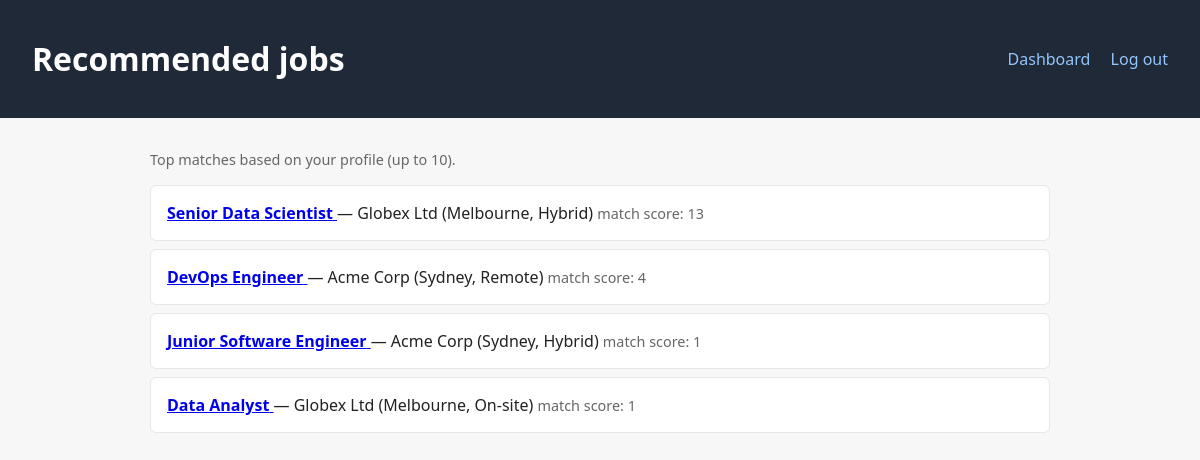
Page /candidate/recommendations.php (signed in) on the committed database.
### tables this page shows
CREATE TABLE jobs (
    id                INT AUTO_INCREMENT PRIMARY KEY,
    employer_id       INT NOT NULL,
    title             VARCHAR(255) NOT NULL,
    description       TEXT NOT NULL,
    required_education VARCHAR(255),
    required_skills   TEXT,
    years_experience  INT DEFAULT 0,
    work_mode         ENUM('Remote', 'On-site', 'Hybrid') DEFAULT 'On-site',
    location          VARCHAR(255),
    created_at        TIMESTAMP DEFAULT CURRENT_TIMESTAMP,
    FOREIGN KEY (employer_id) REFERENCES users(id) ON DELETE CASCADE
);

CREATE TABLE employers (
    user_id      INT PRIMARY KEY,
    company_name VARCHAR(255) NOT NULL,
    company_info TEXT,
    FOREIGN KEY (user_id) REFERENCES users(id) ON DELETE CASCADE
);

### bootstrap.php (called while the page is built, shortened)
<?php
spl_autoload_register(function (string $class): void {
    $prefixes = [
        'App\\'   => __DIR__ . '/src/',
        'Tests\\' => __DIR__ . '/tests/',
    ];
    foreach ($prefixes as $prefix => $baseDir) {
        if (str_starts_with($class, $prefix)) {
            $relative = substr($class, strlen($prefix));
            $file = $baseDir . str_replace('\\', '/', $relative) . '.php';
            return;
        }
    }
});

### src/Session.php (called while the page is built, shortened)
<?php
class Session
{
    public static function get(string $key, $default = null)
    {
        return $_SESSION[$key] ?? $default;
    }
    public static function userId(): ?int
    {
        $id = self::get('user_id');
        return $id ? (int)$id : null;
    }
}

### src/Database.php (called while the page is built, shortened)
<?php
class Database
{
    private static ?PDO $pdo = null;
    public static function connection(): PDO
    {
        if (self::$pdo === null) {
            $config = require __DIR__ . '/../config/config.php';
            $dsn = sprintf(
                'mysql:host=%s;dbname=%s;charset=utf8mb4',
                $config['db_host'],
                $config['db_name']
            );
            try {
                self::$pdo = new PDO($dsn, $config['db_user'], $config['db_pass'], [
                    PDO::ATTR_ERRMODE            => PDO::ERRMODE_EXCEPTION,
                    PDO::ATTR_DEFAULT_FETCH_MODE => PDO::FETCH_ASSOC,
                    PDO::ATTR_EMULATE_PREPARES   => false,
                ]);
            } catch (PDOException $e) {
                http_response_code(500);
                die('Database connection failed: ' . htmlspecialchars($e->getMessage()));
            }
        }
        return self::$pdo;
    }
}

### src/CandidateRepository.php (called while the page is built, shortened)
<?php
class CandidateRepository
{
    public static function findByUserId(int $userId): ?array
    {
        $stmt = Database::connection()->prepare(
            'SELECT * FROM candidates WHERE user_id = ? LIMIT 1'
        );
        $stmt->execute([$userId]);
        $row = $stmt->fetch();
        return $row ?: null;
    }
}

### src/Recommender.php (called while the page is built, shortened)
<?php
class Recommender
{
    public static function jobsForCandidate(int $candidateUserId): array
    {
        $candidate = CandidateRepository::findByUserId($candidateUserId);
        $jobs = JobRepository::listAll();
        $scored = [];
        foreach ($jobs as $job) {
            $score = self::scoreJobForCandidate($job, $candidate);
            if ($score > 0) {
                $scored[] = ['job' => $job, 'score' => $score];
            }
        }
        usort($scored, fn($a, $b) => $b['score'] <=> $a['score']);
        return array_slice($scored, 0, self::TOP_K);
    }
    protected static function scoreJobForCandidate(array $job, array $candidate): int
    {
        $score = 0;
        $candidateField = strtolower($candidate['field_of_study'] ?? '');
        $haystack = strtolower(($job['required_skills'] ?? '') . ' ' . ($job['description'] ?? ''));
        if (!empty($candidate['education']) && !empty($job['required_education'])) {
            if (strcasecmp($candidate['education'], $job['required_education']) === 0) {
                $score += 5;
            }
        }
        $candYears = (int)($candidate['years_experience'] ?? 0);
        $jobYears  = (int)($job['years_experience'] ?? 0);
        $diff = abs($candYears - $jobYears);
        if ($diff === 0) $score += 8;
        elseif ($diff <= 2) $score += 4;
        elseif ($diff <= 4) $score += 1;
        return $score;
    }
}

### src/JobRepository.php (called while the page is built, shortened)
<?php
class JobRepository
{
    public static function listAll(): array
    {
        $stmt = Database::connection()->query(
            'SELECT j.*, e.company_name
             FROM jobs j LEFT JOIN employers e ON e.user_id = j.employer_id
             ORDER BY j.created_at DESC'
        );
        return $stmt->fetchAll();
    }
}

### candidate/recommendations.php (the view, shortened to what this page needs)
<?php
require_once __DIR__ . '/../bootstrap.php';
$results = Recommender::jobsForCandidate(Session::userId());
?>
<!DOCTYPE html>
<html lang="en">
<head>
    <link rel="stylesheet" href="../assets/css/style.css">
</head>
<body>
<header>
    <h1>Recommended jobs</h1>
    <nav>
        <a href="../candidate/dashboard.php">Dashboard</a>
        <a href="../logout.php">Log out</a>
    </nav>
</header>
<main>
    <p class="muted">Top matches based on your profile (up to <?= Recommender::TOP_K ?>).</p>
    <?php if (empty($results)): ?>
        <p>No matches yet. Try completing your profile.</p>
    <?php else: ?>
        <ul class="job-list">
            <?php foreach ($results as $r): $job = $r['job']; ?>
                <li>
                    <a href="../job_detail.php?id=<?= (int)$job['id'] ?>">
                        <strong><?= htmlspecialchars($job['title']) ?></strong>
                    </a>
                    — <?= htmlspecialchars($job['company_name'] ?? '') ?>
                    (<?= htmlspecialchars($job['location']) ?>, <?= htmlspecialchars($job['work_mode']) ?>)
                    <span class="muted">match score: <?= (int)$r['score'] ?></span>
                </li>
            <?php endforeach; ?>
        </ul>
    <?php endif; ?>
</main>
</body>
</html>

### assets/css/style.css (style rules this page uses)
body { font-family: system-ui, -apple-system, sans-serif; margin: 0; color: #222; background: #f7f7f8; }
header { background: #1f2937; color: white; padding: 1rem 2rem; display: flex; justify-content: space-between; align-items: center; }
header nav a { color: #93c5fd; margin-left: 1rem; text-decoration: none; }
main { max-width: 900px; margin: 2rem auto; padding: 0 1rem; }
.job-list, .dash, .candidate-list { list-style: none; padding: 0; }
.job-list li, .candidate-list li { background: white; padding: 1rem; margin-bottom: 0.5rem; border: 1px solid #e5e7eb; border-radius: 6px; }
.muted { color: #666; font-size: 0.9rem; }

### rows in the picture
jobs: title "Senior Data Scientist", employers.company_name "Globex Ltd", location "Melbourne", work_mode "Hybrid", score "13"
jobs: title "DevOps Engineer", employers.company_name "Acme Corp", location "Sydney", work_mode "Remote", score "4"
jobs: title "Junior Software Engineer", employers.company_name "Acme Corp", location "Sydney", work_mode "Hybrid", score "1"
jobs: title "Data Analyst", employers.company_name "Globex Ltd", location "Melbourne", work_mode "On-site", score "1"

### other values in the picture
Recommender::TOP_K "10"
